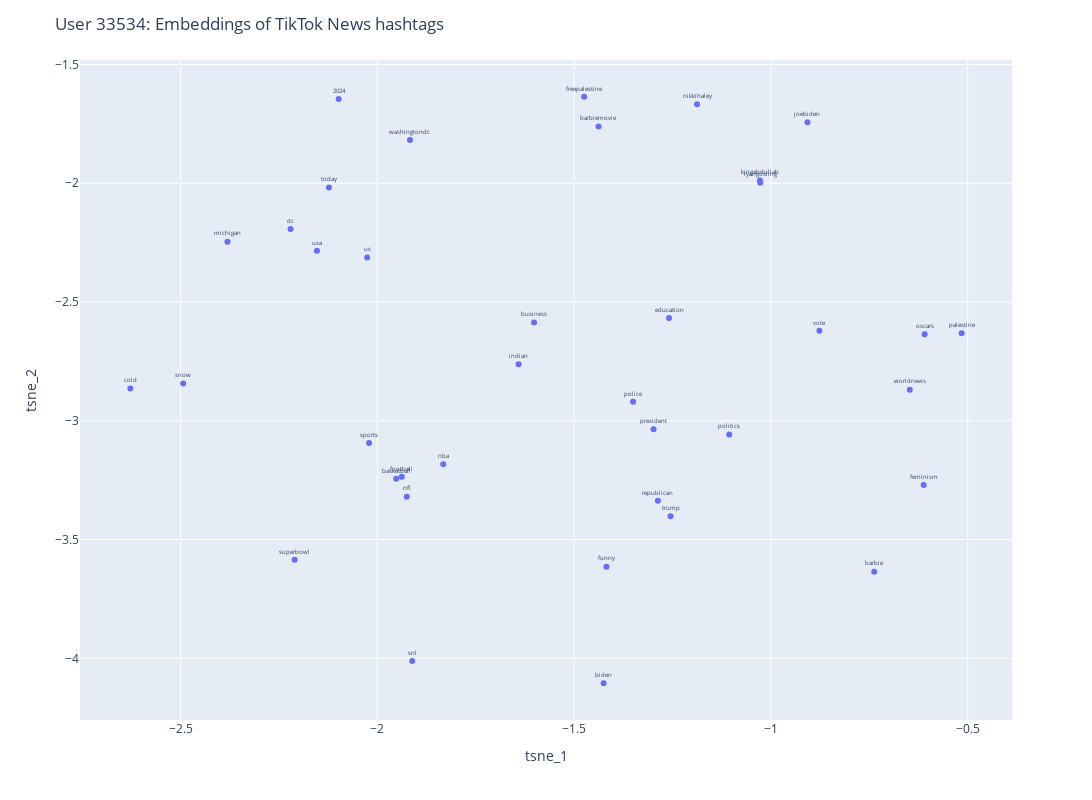

Notebook cell for this chart:
### Code cell
visualize_tsne("33534", "hashtags")

### Figure 1 — Plotly figure (JSON) as saved in the notebook; plotly's stock layout.template omitted (floating-point values rounded to 4 significant figures)
{"data": [{"hovertemplate": "tsne_1=%{x}<br>tsne_2=%{y}<br>hashtags=%{text}<extra></extra>", "legendgroup": "", "marker": {"color": "#636efa", "symbol": "circle"}, "mode": "markers+text", "name": "", "orientation": "v", "showlegend": false, "text": ["education", "basketball", "worldnews", "usa", "barbiemovie", "today", "police", "snl", "nikkihaley", "president", "indian", "vote", "politics", "joebiden", "freepalestine", "cold", "washingtondc", "palestine", "sports", "oscars", "nfl", "business", "kingabdullah", "snow", "2024", "biden", "feminism", "ryangosling", "dc", "michigan", "us", "barbie", "funny", "nba", "republican", "superbowl", "trump", "football"], "textfont": {"size": 6}, "textposition": "top center", "type": "scatter", "x": [-1.259, -1.952, -0.6473, -2.153, -1.438, -2.123, -1.35, -1.911, -1.188, -1.298, -1.641, -0.8769, -1.106, -0.9073, -1.475, -2.628, -1.917, -0.5154, -2.021, -0.6095, -1.925, -1.602, -1.028, -2.493, -2.098, -1.425, -0.6118, -1.027, -2.22, -2.381, -2.026, -0.7375, -1.418, -1.833, -1.287, -2.21, -1.255, -1.938], "xaxis": "x", "y": [-2.568, -3.244, -2.869, -2.285, -1.761, -2.018, -2.92, -4.011, -1.667, -3.036, -2.762, -2.621, -3.058, -1.743, -1.636, -2.864, -1.818, -2.632, -3.094, -2.636, -3.319, -2.586, -1.988, -2.843, -1.645, -4.105, -3.27, -1.998, -2.193, -2.246, -2.313, -3.635, -3.614, -3.183, -3.337, -3.585, -3.402, -3.236], "yaxis": "y"}], "layout": {"height": 800, "legend": {"tracegroupgap": 0}, "margin": {"t": 60}, "title": {"text": "User 33534: Embeddings of TikTok News hashtags"}, "width": 1200, "xaxis": {"anchor": "y", "domain": [0, 1], "title": {"text": "tsne_1"}}, "yaxis": {"anchor": "x", "domain": [0, 1], "title": {"text": "tsne_2"}}}}
